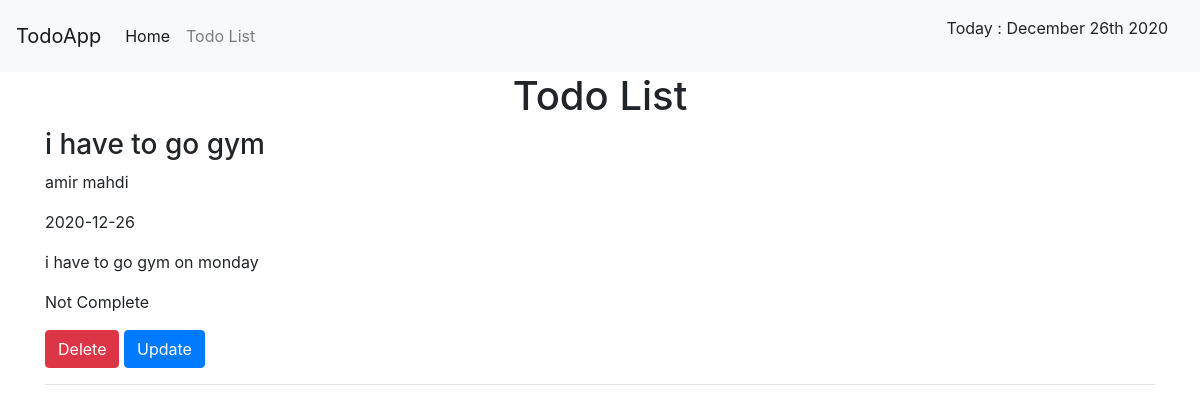
Before: /todo with the older database file.
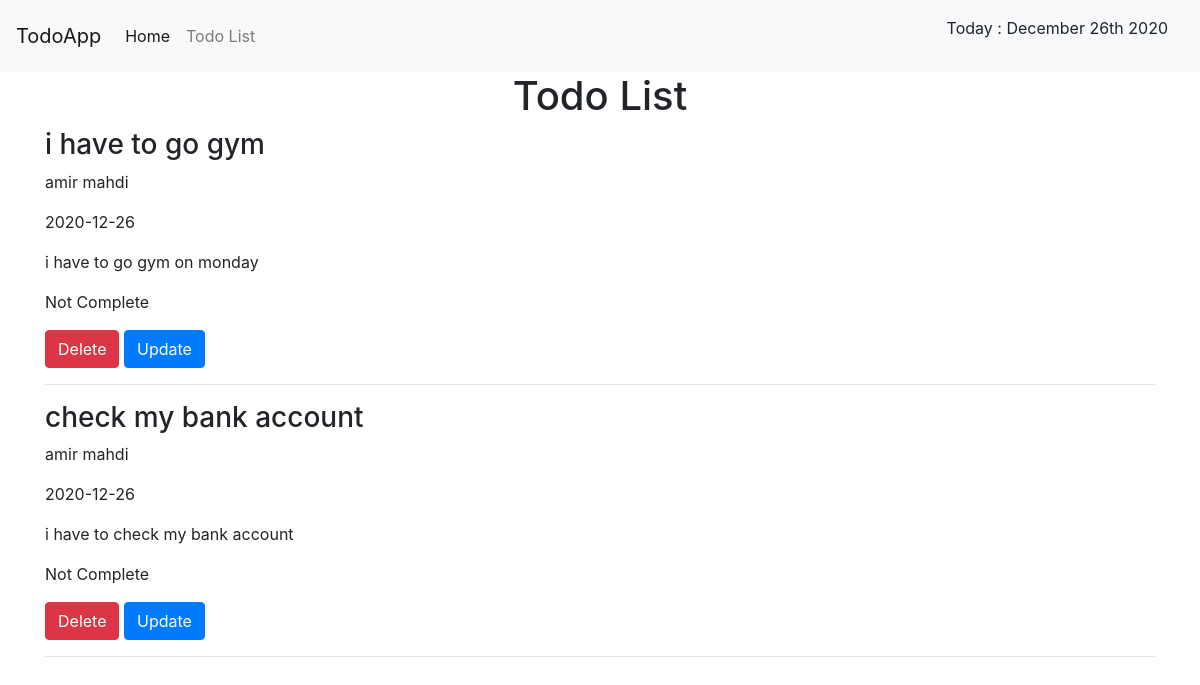
After: the same page with the newer database file.
### project/models.py (models this page shows, shortened)
class Todo(db.Model):
    __tablename__='todos'
    id           = db.Column(db.Integer, primary_key=True)
    title        = db.Column(db.Text, nullable=False)
    date         = db.Column(db.Date, default=datetime.utcnow())
    description  = db.Column(db.String(128))
    complete     = db.Column(db.Boolean)
    users        = db.Column('User', db.ForeignKey('users.id'))

class User(db.Model):
    __tablename__='users'
    id = db.Column(db.Integer, primary_key=True)
    username = db.Column(db.String(64), unique=True, nullable=False)
    location = db.Column(db.String(64))
    todos    = db.relationship('Todo', backref='user')

### project/routes.py (the view)
@app.route('/todo')
def todo():
    user = User.query.all()
    todo = Todo.query.all()
    return render_template('todo.html', todo=todo, user=user)

### project/templates/todo.html (shortened to what this page needs)
{% extends 'base.html' %}
{% block content %}
<center><h1> Todo List </h1> </center>
{% for t in todo %}
    <h3> {{  t.title  }}</h3>
    {% for u in user %}
        <p> {{ u.username }}</p>
    {% endfor %}
    <p>{{ t.date }}</p>
    <p>{{ t.description }}</p>
    {% if t.complete == False %}
        <p> Not Complete </p>
    {% elif t.complete == True %}
        <small>This Todo is completed !</small>
    {% endif %}
    <a class="btn btn-danger" href="/delete/{{ t.id }}">Delete</a>
    <a class="btn btn-primary" href="/update/{{ t.id }}">Update</a>
    <hr>
    {% endfor %}
{% endblock %}

### project/templates/base.html (shortened to what this page needs)
<!DOCTYPE html>
<html lang="en">
<head>
    {% block head %}
    <link rel="stylesheet" href="https://cdn.jsdelivr.net/npm/bootstrap@4.5.3/dist/css/bootstrap.min.css">
    {% endblock %}
  </head>
<body>
<nav class="navbar navbar-expand-lg navbar-light bg-light">
    <a class="navbar-brand primary" href="{{url_for('index')}}">TodoApp</a>
    <div class="collapse navbar-collapse" id="navbarNavDropdown">
      <ul class="navbar-nav">
        <li class="nav-item active">
          <a class="nav-link" href="{{url_for('index')}}">Home</span></a>
        </li>
        <li class="nav-item">
          <a class="nav-link" href="{{url_for('todo')}}">Todo List</a>
      </li>
      </ul>
    </div>
      <p class="nav-link"> Today : {{ moment().format('MMMM Do YYYY') }}</p>
  </nav>
    <div class="container">
        {% block content %}
        {% endblock %}
    </div>
</body>
</html>

Changed rows visible on the page:
added Todo: title "check my bank account", date "2020-12-26", description "i have to check my bank account", complete "Not Complete", User (username "amir mahdi")
